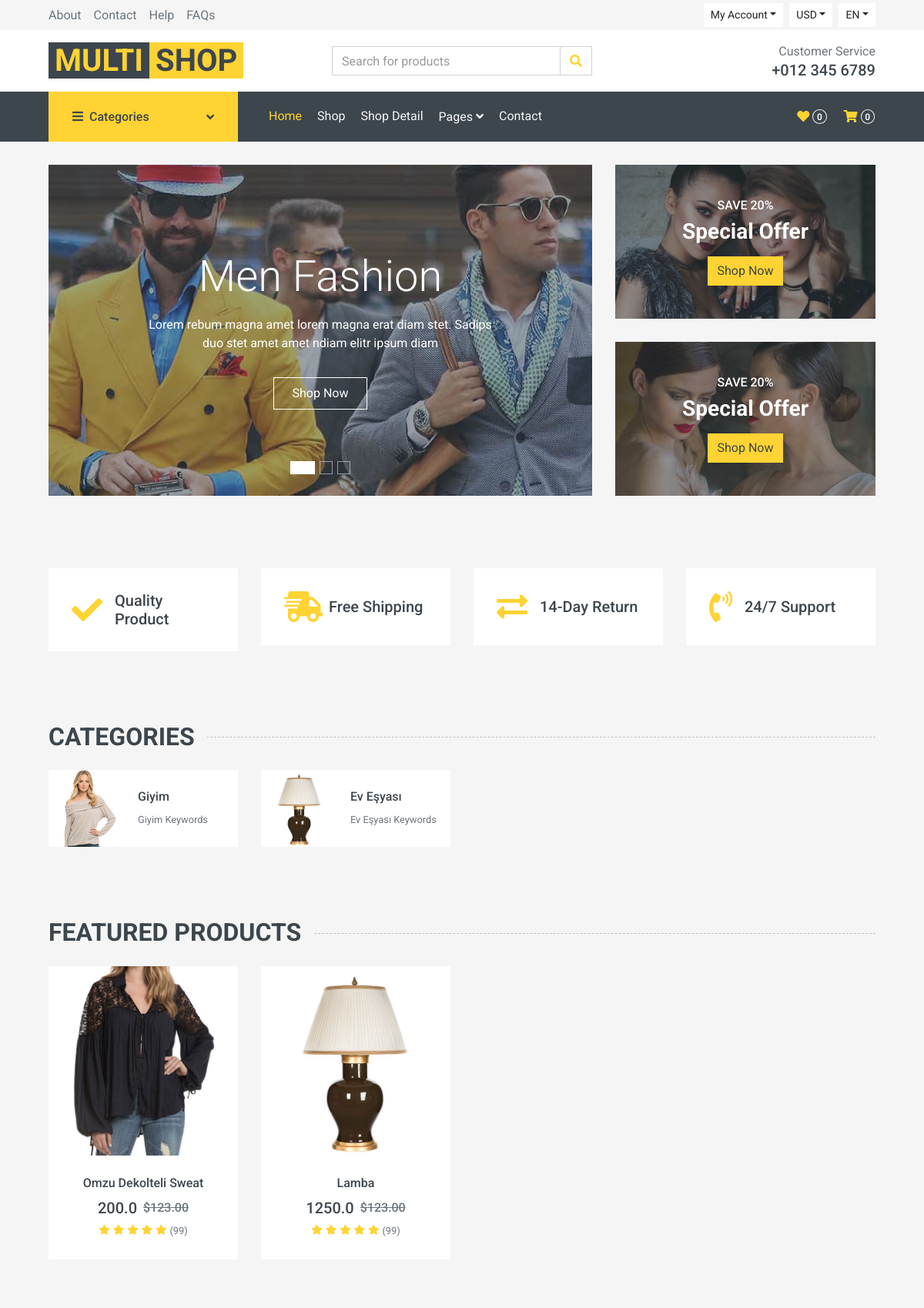
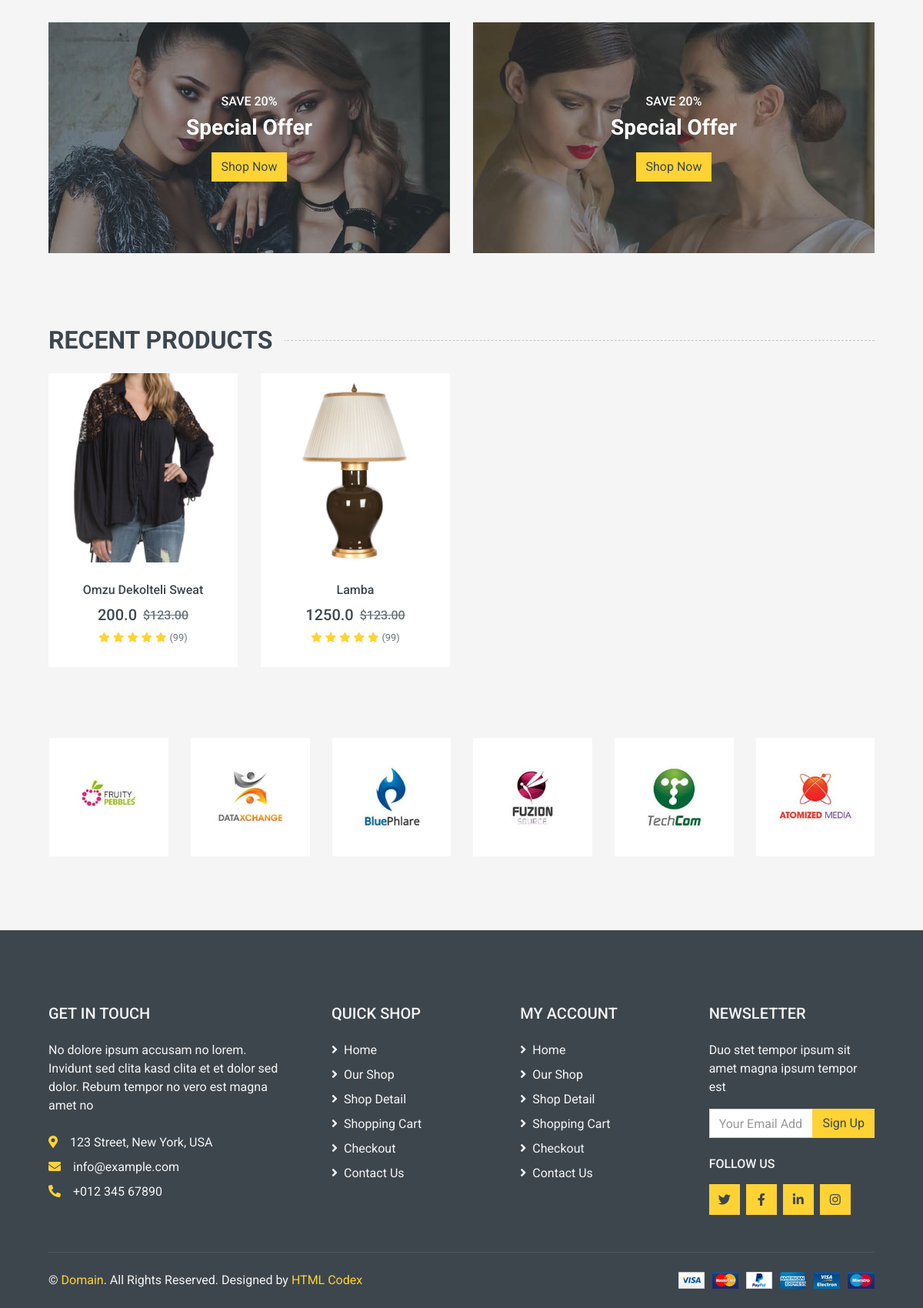
The page / on the database its author committed (2 pictures, top to bottom).
### product/models.py (models this page shows, shortened)
class Category(MPTTModel): #! MPTTModel oldu.
    STATUS = ( ('True', 'Evet'),('False', 'Hayir') )
    title = models.CharField(max_length=30)
    keywords = models.CharField(max_length=250)
    description = models.CharField(max_length=250)
    image = models.ImageField(blank=True, upload_to='images/')
    status = models.CharField(max_length=10, choices=STATUS)
    slug = models.SlugField(null=False, unique=True)
    parent = TreeForeignKey('self', blank=True, null= True, related_name='children', on_delete=models.CASCADE) #! TreeForeinKey oldu
    create_at = models.DateTimeField(auto_now=True)
    update_at = models.DateTimeField(auto_now=True)
    class MPTTMeta:
        order_insertion_by = ['title']

class Product(models.Model):
    STATUS = (('True', 'Evet'),
            ('False', 'Hayir'), )
    category = models.ForeignKey(Category, on_delete=models.CASCADE) #many to one relation with Category
    title = models.CharField(max_length=150)
    keywords = models.CharField(max_length=255)
    description = models.TextField(max_length=255)
    image = models.ImageField(blank=True, upload_to='images/')
    price= models.FloatField()
    amount = models.IntegerField(default=0)
    detail = models.TextField()
    status = models.CharField(max_length=10,choices=STATUS)
    slug = models.SlugField(null=False, unique=True)
    create_at = models.DateTimeField(auto_now_add=True)
    update_at = models.DateTimeField(auto_now=True)
    def category_tag(self):
        return self.category
    category_tag.short_description = "Kategori"
    def image_tag(self):
        return mark_safe('<img src="{}" height="50"/>'.format(self.image.url))
    image_tag.short_description = 'Image'

### home/views.py (the view)
# urls.py: path("", views.index, name="index"),
def index(request):
    slider = Product.objects.all() #! Sidebar.html slider içerisinde.
    urunler = Product.objects.order_by('?')[:8] #! .objects.all()[:8] tane resim seç demek! .objects.order_by('?')[:8] ise random şekilde ayarlar.
    urunler_category = Category.objects.all()
    context = {'page': 'home',
               'slider': slider,
                'urunler': urunler,
                'urunler_category': urunler_category}
    return render(request, 'index.html', context)

### home/templates/index.html (shortened to what this page needs)
{% extends 'homebase.html' %}
{%  load static %}
{% block sidebar %} {% include 'sidebar.html' %}  {% endblock %}
{% block body %} {% include 'content.html' %}  {% endblock %}

### home/templates/content.html (shortened to what this page needs)
{%  load static %}
    <div class="container-fluid mb-3">
        <div class="row px-xl-5">
            <div class="col-lg-8">
                <div id="header-carousel" class="carousel slide carousel-fade mb-30 mb-lg-0" data-ride="carousel">
                    <ol class="carousel-indicators">
                        <li data-target="#header-carousel" data-slide-to="0" class="active"></li>
                        <li data-target="#header-carousel" data-slide-to="1"></li>
                        <li data-target="#header-carousel" data-slide-to="2"></li>
                    </ol>
                    <div class="carousel-inner">
                        <div class="carousel-item position-relative active" style="height: 430px;">
                            <img class="position-absolute w-100 h-100" src="{% static 'img/carousel-1.jpg' %}" style="object-fit: cover;">
                            <div class="carousel-caption d-flex flex-column align-items-center justify-content-center">
                                <div class="p-3" style="max-width: 700px;">
                                    <h1 class="display-4 text-white mb-3 animate__animated animate__fadeInDown">Men Fashion</h1>
                                    <p class="mx-md-5 px-5 animate__animated animate__bounceIn">Lorem rebum magna amet lorem magna erat diam stet. Sadips duo stet amet amet ndiam elitr ipsum diam</p>
                                    <a class="btn btn-outline-light py-2 px-4 mt-3 animate__animated animate__fadeInUp" href="#">Shop Now</a>
                                </div>
                            </div>
                        </div>
                    </div>
                </div>
            </div>
            <div class="col-lg-4">
                <div class="product-offer mb-30" style="height: 200px;">
                    <img class="img-fluid" src="{% static 'img/offer-1.jpg' %}" alt="">
                    <div class="offer-text">
                        <h6 class="text-white text-uppercase">Save 20%</h6>
                        <h3 class="text-white mb-3">Special Offer</h3>
                        <a href="" class="btn btn-primary">Shop Now</a>
                    </div>
                </div>
                <div class="product-offer mb-30" style="height: 200px;">
                    <img class="img-fluid" src="{% static 'img/offer-2.jpg' %}" alt="">
                    <div class="offer-text">
                        <h6 class="text-white text-uppercase">Save 20%</h6>
                        <h3 class="text-white mb-3">Special Offer</h3>
                        <a href="" class="btn btn-primary">Shop Now</a>
                    </div>
                </div>
            </div>
        </div>
    </div>
    <div class="container-fluid pt-5">
        <div class="row px-xl-5 pb-3">
            <div class="col-lg-3 col-md-6 col-sm-12 pb-1">
                <div class="d-flex align-items-center bg-light mb-4" style="padding: 30px;">
                    <h1 class="fa fa-check text-primary m-0 mr-3"></h1>
                    <h5 class="font-weight-semi-bold m-0">Quality Product</h5>
                </div>
            </div>
            <div class="col-lg-3 col-md-6 col-sm-12 pb-1">
                <div class="d-flex align-items-center bg-light mb-4" style="padding: 30px;">
                    <h1 class="fa fa-shipping-fast text-primary m-0 mr-2"></h1>
                    <h5 class="font-weight-semi-bold m-0">Free Shipping</h5>
                </div>
            </div>
            <div class="col-lg-3 col-md-6 col-sm-12 pb-1">
                <div class="d-flex align-items-center bg-light mb-4" style="padding: 30px;">
                    <h1 class="fas fa-exchange-alt text-primary m-0 mr-3"></h1>
                    <h5 class="font-weight-semi-bold m-0">14-Day Return</h5>
                </div>
            </div>
            <div class="col-lg-3 col-md-6 col-sm-12 pb-1">
                <div class="d-flex align-items-center bg-light mb-4" style="padding: 30px;">
                    <h1 class="fa fa-phone-volume text-primary m-0 mr-3"></h1>
                    <h5 class="font-weight-semi-bold m-0">24/7 Support</h5>
                </div>
            </div>
        </div>
    </div>
    <div class="container-fluid pt-5">
        <h2 class="section-title position-relative text-uppercase mx-xl-5 mb-4"><span class="bg-secondary pr-3">Categories</span></h2>
        <div class="row px-xl-5 pb-3">
            {% for urun_category in urunler_category %}
            <div class="col-lg-3 col-md-4 col-sm-6 pb-1">
                <a class="text-decoration-none" href="">
                    <div class="cat-item d-flex align-items-center mb-4">
                        <div class="overflow-hidden" style="width: 100px; height: 100px;">
                            <img class="img-fluid" src="{{ urun_category.image.url }}" alt="">
                        </div>
                        <div class="flex-fill pl-3">
                            <h6>{{ urun_category.title }}</h6>
                            <small class="text-body">{{ urun_category.keywords }}</small>
                        </div>
                    </div>
                </a>
            </div>
            {% endfor %}
        </div>
    </div>
    <div class="container-fluid pt-5 pb-3">
        <h2 class="section-title position-relative text-uppercase mx-xl-5 mb-4"><span class="bg-secondary pr-3">Featured Products</span></h2>
        <div class="row px-xl-5">
        {% for urun in urunler %}
            <div class="col-lg-3 col-md-4 col-sm-6 pb-1">
                <div class="product-item bg-light mb-4">
                    <div class="product-img position-relative overflow-hidden">
                            <img class="img-fluid w-100" src={{ urun.image.url }} alt="">
                        <div class="product-action">
                        </div>
                    </div>
                    <div class="text-center py-4">
                        <a class="h6 text-decoration-none text-truncate" href="">{{ urun.title }}</a>
                        <div class="d-flex align-items-center justify-content-center mt-2">
                            <h5>{{ urun.price }}</h5><h6 class="text-muted ml-2"><del>$123.00</del></h6>
                        </div>
                        <div class="d-flex align-items-center justify-content-center mb-1">
                            <small class="fa fa-star text-primary mr-1"></small>
                            <small class="fa fa-star text-primary mr-1"></small>
                            <small class="fa fa-star text-primary mr-1"></small>
                            <small class="fa fa-star text-primary mr-1"></small>
                            <small class="fa fa-star text-primary mr-1"></small>
                            <small>(99)</small>
                        </div>
                    </div>
                </div>
            </div>
        {% endfor %}
        </div>
    </div>
    <div class="container-fluid pt-5 pb-3">
        <div class="row px-xl-5">
            <div class="col-md-6">
                <div class="product-offer mb-30" style="height: 300px;">
                    <img class="img-fluid" src="{% static 'img/offer-1.jpg' %}" alt="">
                    <div class="offer-text">
                        <h6 class="text-white text-uppercase">Save 20%</h6>
                        <h3 class="text-white mb-3">Special Offer</h3>
                        <a href="" class="btn btn-primary">Shop Now</a>
                    </div>
                </div>
            </div>
            <div class="col-md-6">
                <div class="product-offer mb-30" style="height: 300px;">
                    <img class="img-fluid" src="{% static 'img/offer-2.jpg' %}" alt="">
                    <div class="offer-text">
                        <h6 class="text-white text-uppercase">Save 20%</h6>
                        <h3 class="text-white mb-3">Special Offer</h3>
                        <a href="" class="btn btn-primary">Shop Now</a>
                    </div>
                </div>
            </div>
        </div>
    </div>
    <div class="container-fluid pt-5 pb-3">
        <h2 class="section-title position-relative text-uppercase mx-xl-5 mb-4"><span class="bg-secondary pr-3">Recent Products</span></h2>
        <div class="row px-xl-5">
        {% for urun in urunler %}
            <div class="col-lg-3 col-md-4 col-sm-6 pb-1">
                <div class="product-item bg-light mb-4">
                    <div class="product-img position-relative overflow-hidden">
                            <img class="img-fluid w-100" src={{ urun.image.url }} alt="">
                        <div class="product-action">
                        </div>
                    </div>
                    <div class="text-center py-4">
                        <a class="h6 text-decoration-none text-truncate" href="">{{ urun.title }}</a>
                        <div class="d-flex align-items-center justify-content-center mt-2">
                            <h5>{{ urun.price }}</h5><h6 class="text-muted ml-2"><del>$123.00</del></h6>
                        </div>
                        <div class="d-flex align-items-center justify-content-center mb-1">
                            <small class="fa fa-star text-primary mr-1"></small>
                            <small class="fa fa-star text-primary mr-1"></small>
                            <small class="fa fa-star text-primary mr-1"></small>
                            <small class="fa fa-star text-primary mr-1"></small>
                            <small class="fa fa-star text-primary mr-1"></small>
                            <small>(99)</small>
                        </div>
                    </div>
                </div>
            </div>
        {% endfor %}
        </div>
    </div>
    <div class="container-fluid py-5">
        <div class="row px-xl-5">
            <div class="col">
                <div class="owl-carousel vendor-carousel">
                    <div class="bg-light p-4">
                        <img src="{% static 'img/vendor-1.jpg' %}" alt="">
                    </div>
                    <div class="bg-light p-4">
                        <img src="{% static 'img/vendor-2.jpg' %}" alt="">
                    </div>
                    <div class="bg-light p-4">
                        <img src="{% static 'img/vendor-3.jpg' %}" alt="">
                    </div>
                    <div class="bg-light p-4">
                        <img src="{% static 'img/vendor-4.jpg' %}" alt="">
                    </div>
                    <div class="bg-light p-4">
                        <img src="{% static 'img/vendor-5.jpg' %}" alt="">
                    </div>
                    <div class="bg-light p-4">
                        <img src="{% static 'img/vendor-6.jpg' %}" alt="">
                    </div>
                </div>
            </div>
        </div>
    </div>

### rows shown on the page
Category: image (picture), title "Giyim", keywords "Giyim Keywords"
Category: image (picture), title "Ev Eşyası", keywords "Ev Eşyası Keywords"
Product: image (picture), title "Omzu Dekolteli Sweat", price "200.0"
Product: image (picture), title "Lamba", price "1250.0"
